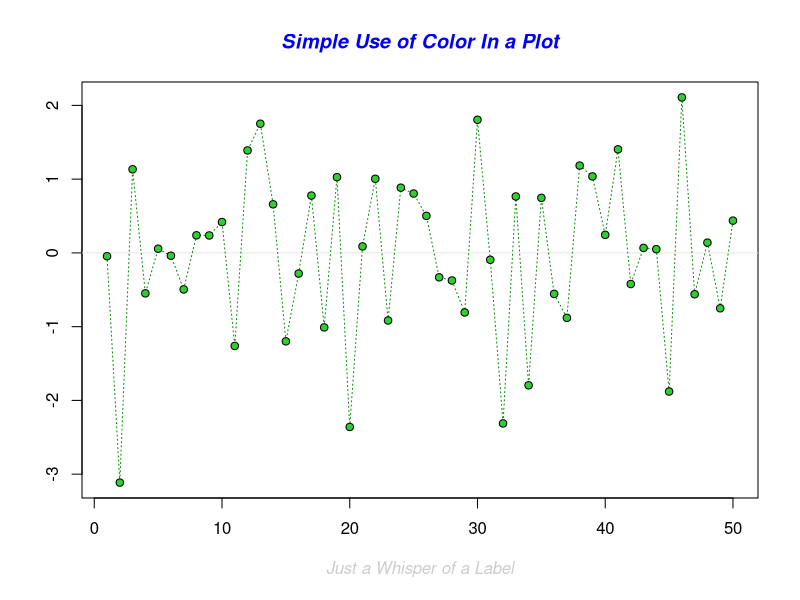
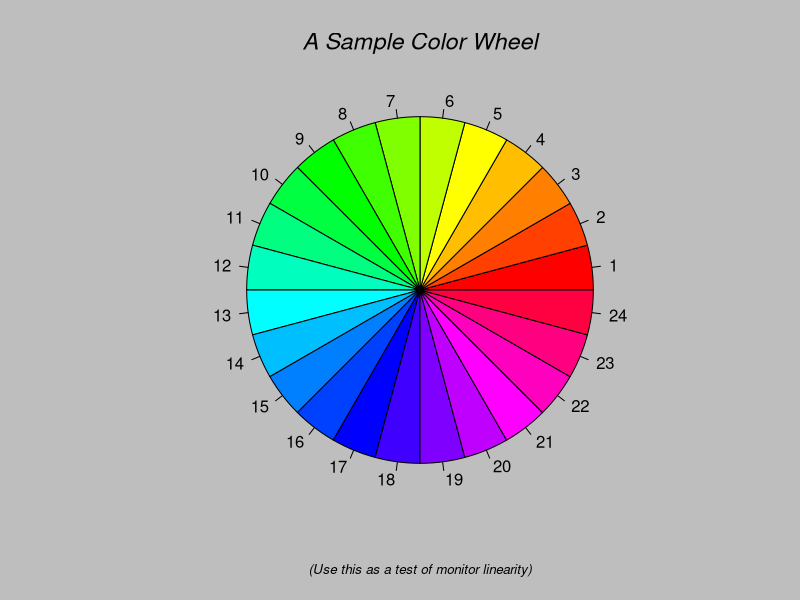
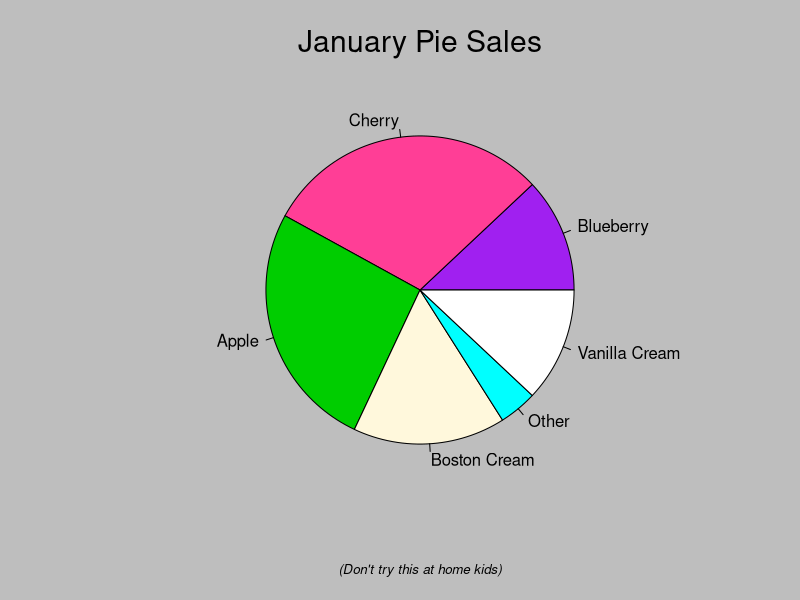
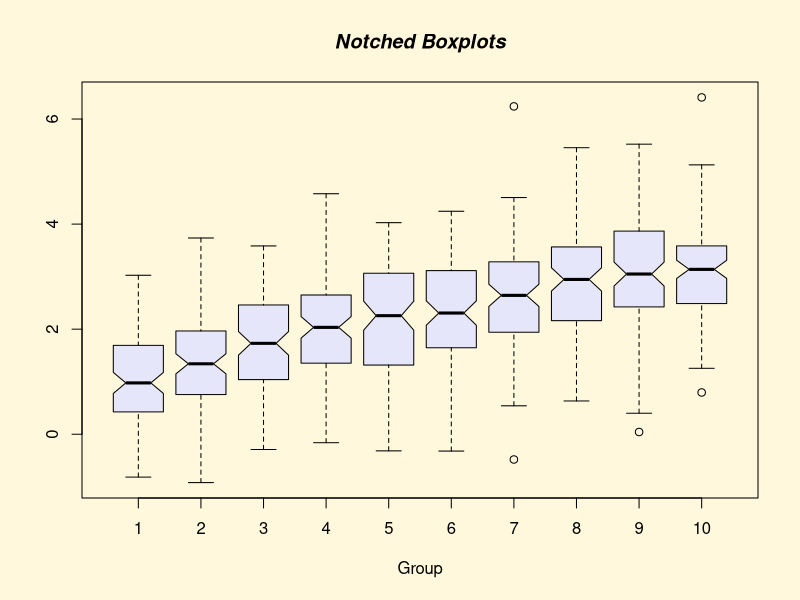
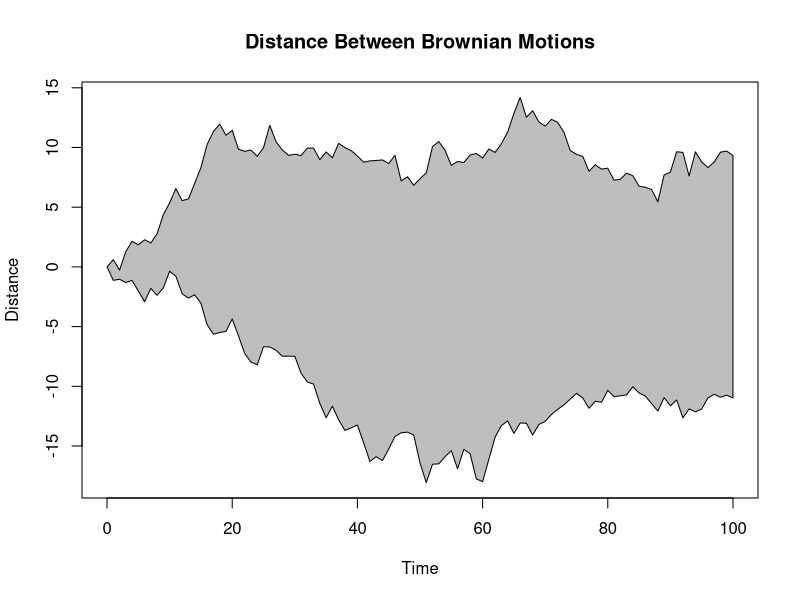
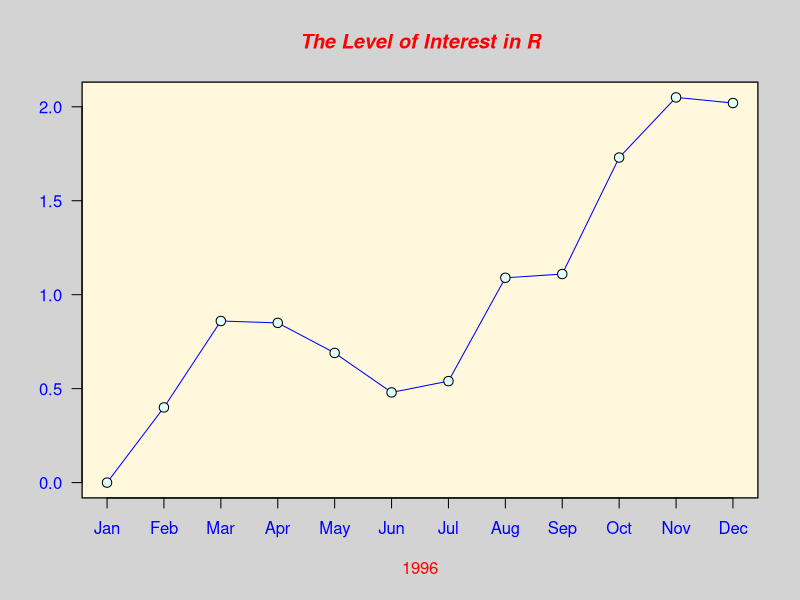
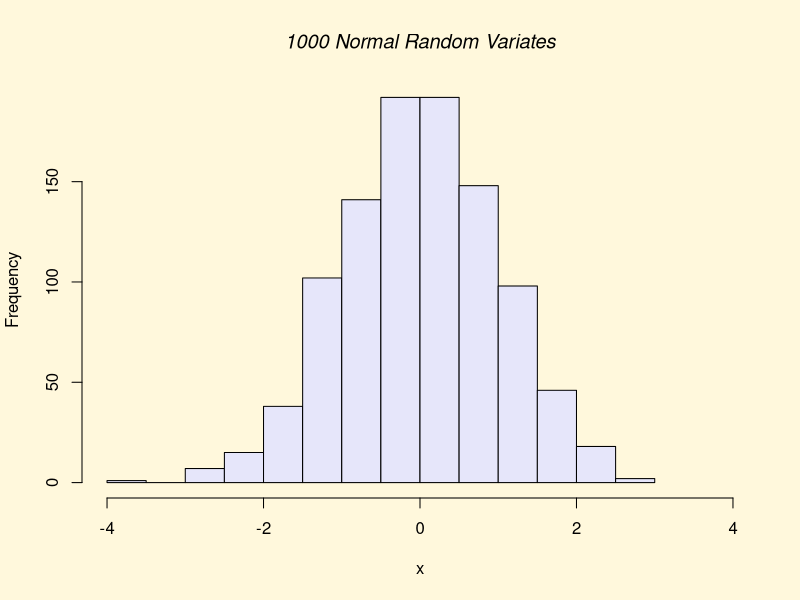
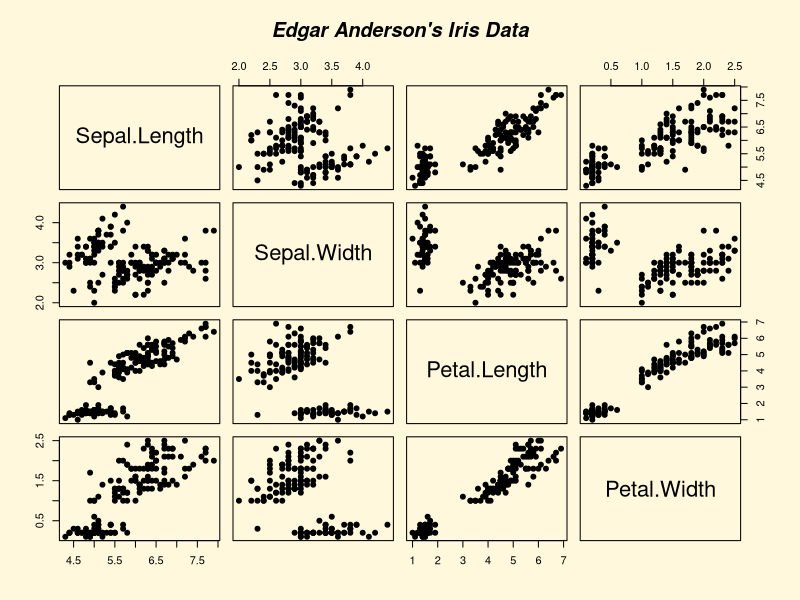

Recreate these plots in R, in order.
# Gráficos em R - Base Plotting System

# Configurando Diretório de Trabalho
setwd("C:/Users/Julia/Desktop/CienciaDeDados/1.Big-Data-Analytics-com-R-e-Microsoft-Azure-Machine-Learning/4.Linguagem-R-Graficos")
getwd()


# Lista de pacotes base carregados
search()


# Demo - funcao que demonstra como utilizar as funcoes de um determinado pacote (nao funciona com todos os pacotes)
demo('graphics')


# Plot Basico

# exemplo 1

x <- 5:7
y <- 8:10
plot(x, y) # cruzar informações de duas variáveis

# exemplo 2

altura <- c(145, 167, 176, 123, 150)
largura <- c(51, 63, 64, 40, 55)

plot(altura, largura)


# Plotando um DataFrame

?lynx # dataframe "lynx" contém duas colunas: "Year" (ano) e "trappings" (armadilhas), com 114 observações para cada variável

plot(lynx)
plot(lynx, ylab = 'Plots com Dataframes', xlab = '')             # adiciona um titulo ao label do eixo y
plot(lynx, ylab = 'Plots com Dataframes', xlab = 'Observações')  # adiciona um titulo ao label do eixo y e x
plot(lynx, main = 'Plots com Dataframes', col = 'red')           # adiciona um titulo e mudar a cor do traço para vermelho

plot(lynx, main = 'Plots com Dataframes', col = 'red', col.main = 52,  cex.main = 1.5) # muda a cor e o tamanho da fonte do titulo


# carregando pacote datasets (para nos exemplos abaixo)

library(datasets) 

# visao geral de histograma e boxplot

hist(warpbreaks$breaks)

airquality
transform(airquality, Month = factor(Month))

boxplot(Ozone ~ Month, airquality, xlab = 'Month', ylab = 'Ozone (ppb)')


# Especificando os parametros que podemos usar em plot(), hist() e boxplot()

# col    - cor do plot
# lty    - tipo de linha
# lwd    - largura da linha
# pch    - valor do simbolo no plot
# xlab   - label no eixo x 
# ylab   - label no eixo y
# las    - como os labels dos eixos sao orientados
# bg     - background color
# mfrow  - numero de plots por linha
# mfcool - numero de plots por coluna 

# Funcoes Basicas de Plot 

# plot()   - scatterplots (graficos de dispersao)
# lines()  - adiciona linhas ao grafico 
# points() - adiciona pontos ao grafico
# text()   - adiciona label ao grafico
# title()  - adiciona titulo ao grafico

# caso queira fazer consultas ou configurar um dos parametros, temos a funcao par()

?par
par()
par('pch')
par('lty')
par('bg')

x = 2:4
y = 1:8

plot(x, pch = 'c') # alterando o valor do simbolo no grafico


# O comando par(mfrow = c(2,2), col.axis = 'red') é usado em R para configurar o layout
# dos gráficos em uma matriz 2x2 e definir a cor dos rótulos dos eixos como vermelha.

# Explicando cada argumento:

# - mfrow é um parâmetro que define o layout dos gráficos que serão criados. No caso de mfrow = c(2,2),
#   isso significa que serão criados quatro gráficos, organizados em uma matriz de duas linhas e duas colunas.
# - col.axis é um parâmetro que define a cor dos rótulos dos eixos dos gráficos.
#   No caso de col.axis = 'red', a cor será vermelha.
# Dessa forma, quando os gráficos forem criados usando funções como plot(),
# eles serão organizados em uma matriz 2x2 e terão rótulos de eixos vermelhos.

par(mfrow = c(2,2), col.axis = 'red') # para retirar essa cong basta clicar na vassoura na area de plotagem abaixo

# Em resumo, o argumento las é usado para controlar a orientação dos rótulos dos eixos nos gráficos
# produzidos pela função plot().

plot(y, las = 0, xlab = 'xlab', ylab = 'ylab', main = 'LAS = 0')
plot(y, las = 1, xlab = 'xlab', ylab = 'ylab', main = 'LAS = 1')
plot(y, las = 2, xlab = 'xlab', ylab = 'ylab', main = 'LAS = 2')
plot(y, las = 3, xlab = 'xlab', ylab = 'ylab', main = 'LAS = 3')

legend('topright', pch = 1, col = c('blue', 'red'), legend = c('Var1', 'Var2')) # só entra no ultimo grafico

par(mfrow = c(1,1)) # voltando a exibir apenas 1 grafico


# Visualizando cores disponiveis das cores que podemos usar na linguagem r
colors()



# Salvando os graficos


# png (quando chamado a funcao png(), ele nao exibe o grafico na area de plotagem e salva direto)

# exemplo1 

png('GraficoIris2.png', width = 1000, height = 1000, res = 100)

plot(iris$Sepal.Length, iris$Petal.Length,
     col = iris$Species,
     main = 'Grafico gerado a partir de Iris')

dev.off() # fecha o dispositivo de graficos


# exemplo2 

png('GraficoAltura.png', width = 1000, height = 1000, res = 100)

times = c('Flamengo', 'Fluminense', 'Vasco', 'Botafogo', 'Avai')
df = data.frame(Altura = c(1.78, 1.82, 1.98, 1.89, 1.69),
                Peso = c(80, 92, 115, 95, 78),
                Times = factor(times, levels = c('Flamengo', 'Fluminense', 'Vasco', 'Botafogo', 'Avai')))

cores <- c('red', 'green4', 'black', 'gray', 'blue')

plot(df$Altura, df$Peso,
     col = cores, # col = df$Time escolhe as cores automaticamente
     pch = 'O',
     main = 'Grafico gerado com altura e peso da média dos times')

legend('topleft',
       legend = levels(df$Time),
       col = cores,  # col = 1:length(levels(df$Time)) - escolhe cores automaticamente
       pch = 'O')

dev.off()


# Salvando em pdf

pdf('GraficoTimesPdf.pdf')

plot(iris$Sepal.Length, iris$Petal.Length,
     col = iris$Species,
     main = 'Grafico gerado a partir de Iris')

dev.off()



# Estendendo as funcoes do plot
